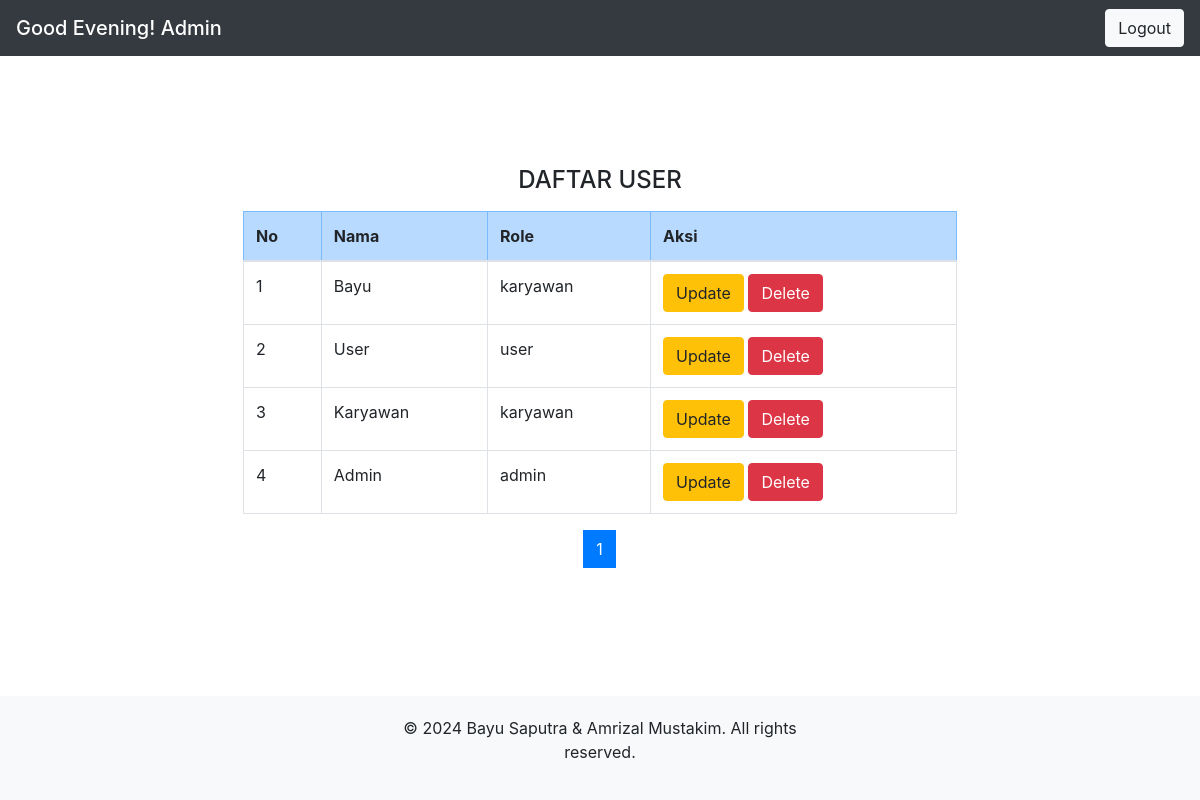
/dashboard_admin.php (signed in), run on the app's committed database.
### tables this page shows
CREATE TABLE `user` (
  `id` int(11) NOT NULL,
  `Nama_User` varchar(255) NOT NULL,
  `Password` varchar(255) NOT NULL,
  `Role` varchar(50) NOT NULL
);

### dashboard_admin.php (the view, shortened to what this page needs)
<!DOCTYPE html>
<html>
<head>
    <link rel="stylesheet" href="style_index.css">
</head>
<body>
    <?php
    include "db.php";
    $limit = 5;
    $page = isset($_GET['page']) ? $_GET['page'] : 1;
    $start = ($page - 1) * $limit;
    $sql = "SELECT * FROM user ORDER BY id DESC LIMIT $start, $limit";
    $result = mysqli_query($kon, $sql);
    $no = $start;
    ?>
    <?php
    $currentHour = date("H");
    if ($currentHour >= 5 && $currentHour < 12) {
        $greeting = "Good Morning";
    } elseif ($currentHour >= 12 && $currentHour < 18) {
        $greeting = "Good Afternoon";
    } else {
        $greeting = "Good Evening";
    }
    ?>
    <nav class="navbar navbar-dark bg-dark">
        <span class="navbar-brand mb-0 h1"><?php echo $greeting . "! " . $_SESSION['session_username']; ?></span>
        <button type="button" name="logout" class="btn btn-light" onclick="location.href='keluar_admin.php'">Logout</button>
    </nav>
    <div class="container">
        <br>
        <div class="container">
            <br>
            <h4>
                <center>DAFTAR USER</center>
            </h4>
            <table class="my-3 table table-bordered">
                <thead>
                    <tr class="table-primary">
                        <th>No</th>
                        <th>Nama</th>
                        <th>Role</th>
                        <th colspan='2'>Aksi</th>
                    </tr>
                </thead>
                <tbody>
                    <?php
                    while ($data = mysqli_fetch_array($result)) {
                        $no++;
                    ?>
                        <tr>
                            <td><?php echo $no; ?></td>
                            <td><?php echo $data["Nama_User"]; ?></td>
                            <td><?php echo $data["Role"];   ?></td>
                            <td>
                                <a href="update_user.php?id=<?php echo htmlspecialchars($data['id']); ?>" class="btn btn-warning" role="button">Update</a>
                                <a href="?delete_id=<?php echo $data['id']; ?>" class="btn btn-danger" role="button">Delete</a>
                            </td>
                        </tr>
                    <?php
                    }
                    ?>
                </tbody>
            </table>
            <ul class="pagination justify-content-center">
                <?php
                $total_records = mysqli_num_rows(mysqli_query($kon, "SELECT * FROM user"));
                $total_pages = ceil($total_records / $limit);
                for ($i = 1; $i <= $total_pages; $i++) {
                    echo "<li class='page-item " . ($page == $i ? 'active' : '') . "'><a class='page-link' href='?page=$i'>$i</a></li>";
                }
                ?>
            </ul>
        </div>
    </div>
    <?php include 'footer.php'; ?>
</body>
</html>

### dashboard_admin.php (style rules this page uses)
body { margin: 0; padding: 0; min-height: 100vh; display: flex; flex-direction: column; }
.container { width: 80%; margin: auto; }

### data on the page
user: Nama_User "Bayu", Role "karyawan"
user: Nama_User "User", Role "user"
user: Nama_User "Karyawan", Role "karyawan"
user: Nama_User "Admin", Role "admin"

### other printed values
$greeting "Good Evening"
$_SESSION['session_username'] "Admin"
